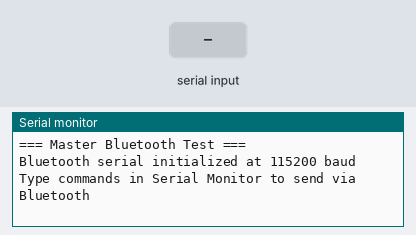
Simulated run of this sketch. Board: Arduino Mega 2560, built with avr-gcc and run on an emulated ATmega2560. Shown: the last lines printed to the serial monitor. The test bench sets the inputs (shaded band).

Above: at 2.2 s.
2.3 s: "ARM100\n" received over Serial
At 3.5 s:
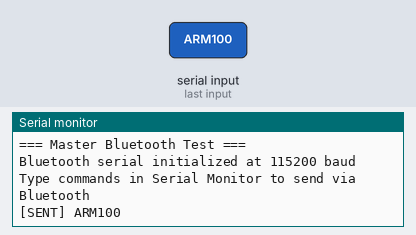
3.8 s: "ARM100\n" received over the second serial link
At 4.9 s:
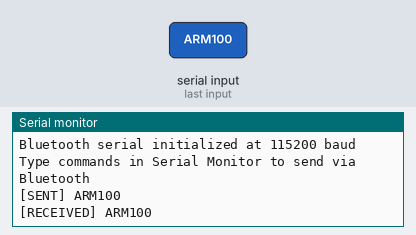
5.3 s: "1\n" received over Serial
At 6.0 s:
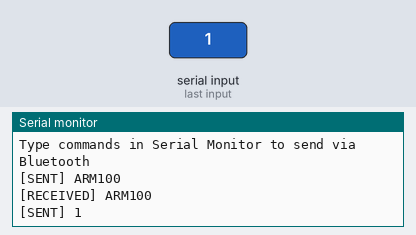
6.8 s: "1\n" received over the second serial link
At 7.2 s:
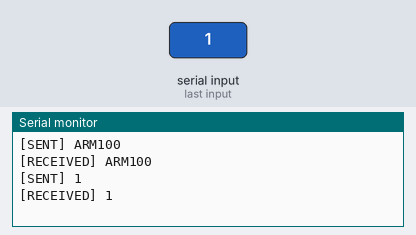

The sketch:

Master_BT_Test.ino
```cpp
/*
 * Master Bluetooth Communication Test
 *
 * Purpose: Send simple text commands to Slave via Bluetooth serial module
 * Hardware: MegaPi with onboard Bluetooth module (no external wiring required)
 *
 * Sources:
 * - Arduino Serial Documentation: https://www.arduino.cc/reference/en/language/functions/communication/serial/
 * - Bridge User Guide: https://sites.google.com/view/communication-utilities/bridge-user-guide
 * - MeMegaPi Wiki: https://github.com/Makeblock-official/MeMegaPi
 *
 * Wiring:
 * - No external Bluetooth wiring needed.
 * - The board's onboard Bluetooth interface is used directly.
 *
 * Commands to send (via Serial Monitor):
 * - "HELLO" → sends "HELLO" to Slave
 * - "ARM100" → sends "ARM100" (example for arm speed 100)
 * - "STOP" → sends "STOP"
 * - "TEST" → sends "TEST"
 */

void printStartupInfo() {
  Serial.println("=== Master Bluetooth Test ===");
  Serial.println("Bluetooth serial initialized at 115200 baud");
  Serial.println("Type commands in Serial Monitor to send via Bluetooth");
  Serial.println();
}

void setup() {
  Serial.begin(115200);    // USB Serial for debugging
  Serial3.begin(115200);    // Onboard Bluetooth serial interface

  delay(1000);
  printStartupInfo();
}

void loop() {
  // Check for USB Serial input (from user typing in Monitor)
  if (Serial.available()) {
    String command = Serial.readStringUntil('\n');
    command.trim();

    if (command.length() > 0) {
      // Send to Bluetooth
      Serial3.println(command);

      Serial.print("[SENT] ");
      Serial.println(command);
    }
  }

  // Check for Bluetooth response from Slave
  if (Serial3.available()) {
    String response = Serial3.readStringUntil('\n');
    response.trim();

    if (response.length() > 0) {
      Serial.print("[RECEIVED] ");
      Serial.println(response);
    }
  }
}
```

Measured:
- after the input at 2.3 s, the serial monitor: prints a new line at once (image 1)
- after the input at 3.8 s, the serial monitor: prints a new line at once (image 2)
- after the input at 5.3 s, the serial monitor: prints a new line at once (image 3)
- after the input at 6.8 s, the serial monitor: prints a new line at once (image 4)
